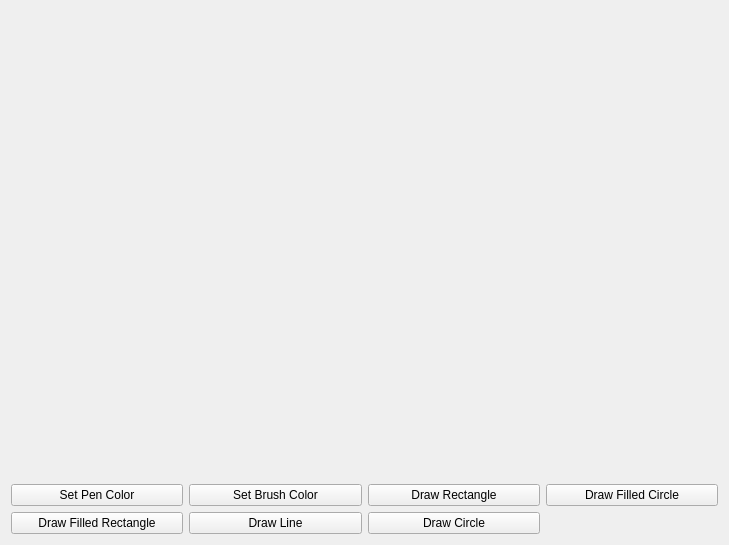
<?xml version="1.0" encoding="UTF-8"?>
<ui version="4.0">
 <class>PaintWidget</class>
 <widget class="QWidget" name="PaintWidget">
  <property name="geometry">
   <rect>
    <x>0</x>
    <y>0</y>
    <width>729</width>
    <height>545</height>
   </rect>
  </property>
  <property name="windowTitle">
   <string>Form</string>
  </property>
  <layout class="QGridLayout" name="gridLayout_2">
   <item row="0" column="0">
    <layout class="QGridLayout" name="gridLayout">
     <item row="1" column="2">
      <widget class="QPushButton" name="rectangleButton">
       <property name="text">
        <string>Draw Rectangle</string>
       </property>
      </widget>
     </item>
     <item row="3" column="0">
      <widget class="QPushButton" name="filledRectangleButton">
       <property name="text">
        <string>Draw Filled Rectangle</string>
       </property>
      </widget>
     </item>
     <item row="3" column="2">
      <widget class="QPushButton" name="circleButton">
       <property name="text">
        <string>Draw Circle</string>
       </property>
      </widget>
     </item>
     <item row="1" column="0">
      <widget class="QPushButton" name="penColorButton">
       <property name="text">
        <string>Set Pen Color</string>
       </property>
      </widget>
     </item>
     <item row="3" column="1">
      <widget class="QPushButton" name="lineButton">
       <property name="text">
        <string>Draw Line</string>
       </property>
      </widget>
     </item>
     <item row="1" column="3">
      <widget class="QPushButton" name="filledCircleButton">
       <property name="text">
        <string>Draw Filled Circle</string>
       </property>
      </widget>
     </item>
     <item row="1" column="1">
      <widget class="QPushButton" name="brushColorButton">
       <property name="text">
        <string>Set Brush Color</string>
       </property>
      </widget>
     </item>
     <item row="0" column="0" colspan="4">
      <widget class="QWidget" name="paintArea" native="true"/>
     </item>
    </layout>
   </item>
  </layout>
 </widget>
 <resources/>
 <connections/>
</ui>
